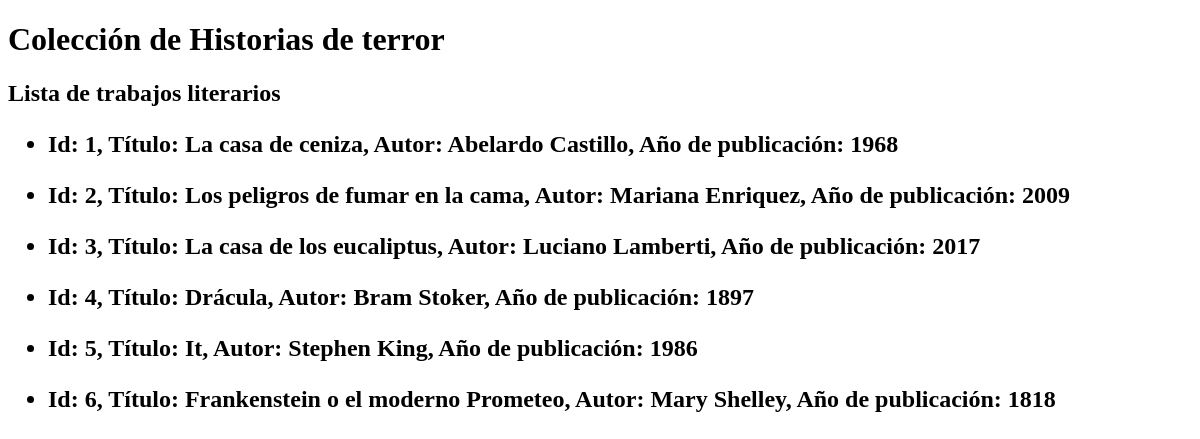
Page /libros/ on the earlier database version.
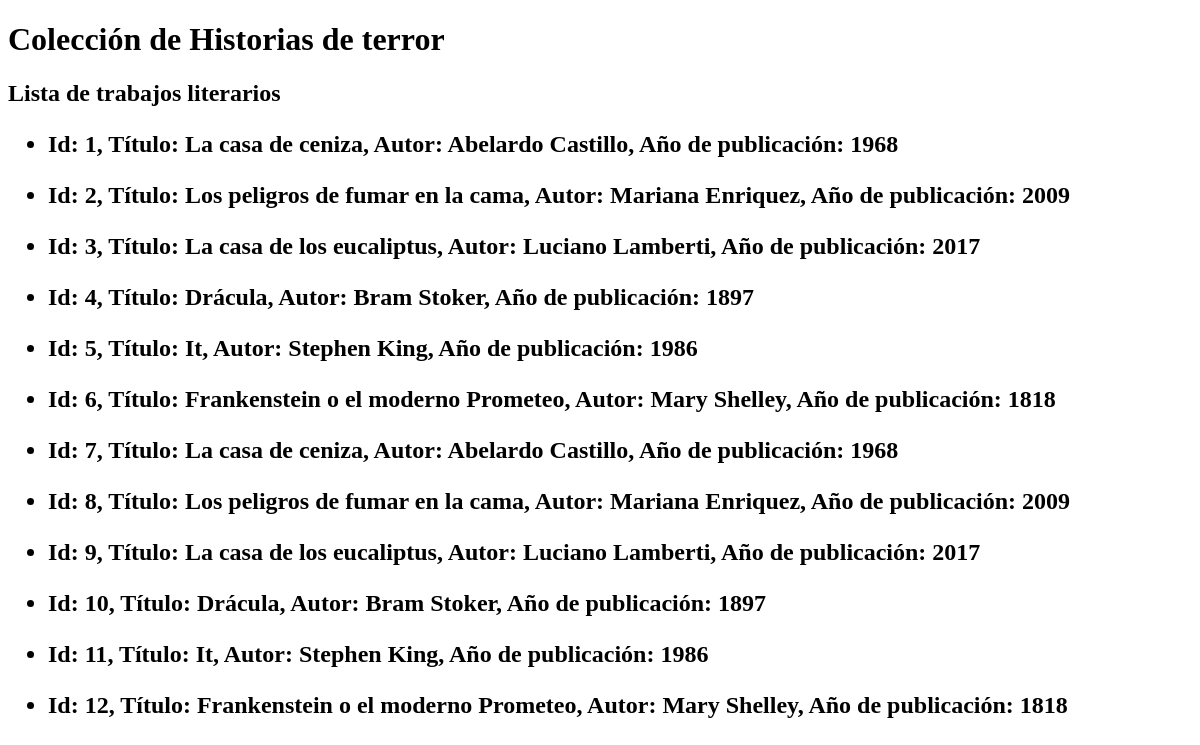
Same page on the later database version.
### aplicacion/models.py (models this page shows, shortened)
class Libro(models.Model):
    nombre = models.CharField(max_length=400)
    autor = models.CharField(max_length=200)
    año = models.IntegerField()

### aplicacion/views.py (the view)
# urls.py: path("libros/", mostrar_libros),
def mostrar_libros(request):
  lista_libros = Libro.objects.all()
  return render(request, "aplicacion/literatura.html", {"lista_libros": lista_libros})

### aplicacion/templates/aplicacion/literatura.html
{% extends 'aplicacion/base.html' %}
{% block titulo%} Lista de trabajos literarios {% endblock %}
{% block contenido %}
  {% for libro in lista_libros %}
      <ul>
          <li> Id: {{libro.id}}, Título: {{libro.nombre}}, Autor: {{libro.autor}}, Año de publicación: {{libro.año}}</li>
      </ul>
  {% endfor %}
{% endblock %}

### aplicacion/templates/aplicacion/base.html (shortened to what this page needs)
<!DOCTYPE html>
<html lang="en">
<head>
</head>
<body>
    <h1> Colección de Historias de terror  </h1>
    <h2>{% block titulo %}{% endblock %}<h2>
    {% block contenido %}{% endblock %}
</body>
</html>

Differences in the rows shown:
added Libro: id "7", nombre "La casa de ceniza", autor "Abelardo Castillo", año "1968"
added Libro: id "8", nombre "Los peligros de fumar en la cama", autor "Mariana Enriquez", año "2009"
added Libro: id "9", nombre "La casa de los eucaliptus", autor "Luciano Lamberti", año "2017"
added Libro: id "10", nombre "Drácula", autor "Bram Stoker", año "1897"
added Libro: id "11", nombre "It", autor "Stephen King", año "1986"
added Libro: id "12", nombre "Frankenstein o el moderno Prometeo", autor "Mary Shelley", año "1818"
